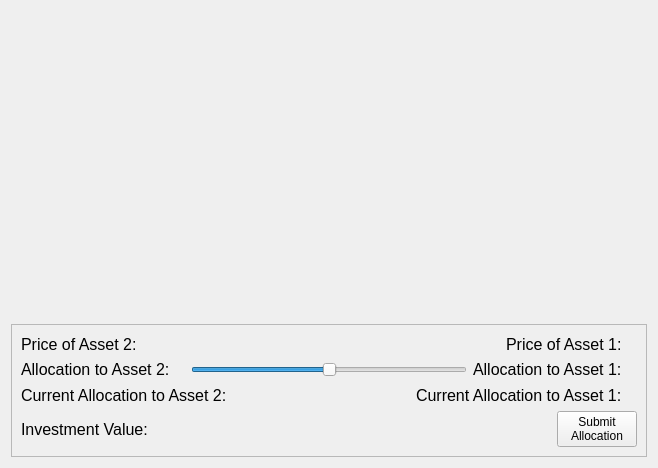
<?xml version="1.0" encoding="UTF-8"?>
<ui version="4.0">
 <class>SimulationWindow</class>
 <widget class="QWidget" name="SimulationWindow">
  <property name="geometry">
   <rect>
    <x>0</x>
    <y>0</y>
    <width>658</width>
    <height>468</height>
   </rect>
  </property>
  <property name="windowTitle">
   <string>Form</string>
  </property>
  <layout class="QVBoxLayout" name="verticalLayout_2">
   <item>
    <widget class="PlotWidget" name="plotWidget" native="true">
     <property name="sizePolicy">
      <sizepolicy hsizetype="Preferred" vsizetype="Preferred">
       <horstretch>1</horstretch>
       <verstretch>1</verstretch>
      </sizepolicy>
     </property>
    </widget>
   </item>
   <item>
    <widget class="QFrame" name="frame">
     <property name="frameShape">
      <enum>QFrame::StyledPanel</enum>
     </property>
     <property name="frameShadow">
      <enum>QFrame::Raised</enum>
     </property>
     <layout class="QHBoxLayout" name="horizontalLayout_2">
      <item>
       <layout class="QVBoxLayout" name="verticalLayout">
        <item>
         <layout class="QHBoxLayout" name="horizontalLayout">
          <item>
           <widget class="QLabel" name="label">
            <property name="font">
             <font>
              <pointsize>12</pointsize>
             </font>
            </property>
            <property name="text">
             <string>Price of Asset 2:</string>
            </property>
           </widget>
          </item>
          <item>
           <widget class="QLabel" name="price2Label">
            <property name="font">
             <font>
              <pointsize>12</pointsize>
             </font>
            </property>
            <property name="text">
             <string/>
            </property>
           </widget>
          </item>
          <item>
           <spacer name="horizontalSpacer_2">
            <property name="orientation">
             <enum>Qt::Horizontal</enum>
            </property>
            <property name="sizeHint" stdset="0">
             <size>
              <width>40</width>
              <height>20</height>
             </size>
            </property>
           </spacer>
          </item>
          <item>
           <widget class="QLabel" name="label_3">
            <property name="font">
             <font>
              <pointsize>12</pointsize>
             </font>
            </property>
            <property name="text">
             <string>Price of Asset 1:</string>
            </property>
           </widget>
          </item>
          <item>
           <widget class="QLabel" name="price1Label">
            <property name="font">
             <font>
              <pointsize>12</pointsize>
             </font>
            </property>
            <property name="text">
             <string/>
            </property>
           </widget>
          </item>
         </layout>
        </item>
        <item>
         <layout class="QHBoxLayout" name="horizontalLayout_5">
          <item>
           <widget class="QLabel" name="label_4">
            <property name="font">
             <font>
              <pointsize>12</pointsize>
             </font>
            </property>
            <property name="text">
             <string>Allocation to Asset 2:</string>
            </property>
           </widget>
          </item>
          <item>
           <widget class="QLabel" name="allocation2Label">
            <property name="font">
             <font>
              <pointsize>12</pointsize>
             </font>
            </property>
            <property name="text">
             <string/>
            </property>
           </widget>
          </item>
          <item>
           <widget class="QSlider" name="allocationSlider">
            <property name="maximum">
             <number>100</number>
            </property>
            <property name="singleStep">
             <number>5</number>
            </property>
            <property name="pageStep">
             <number>5</number>
            </property>
            <property name="sliderPosition">
             <number>50</number>
            </property>
            <property name="tracking">
             <bool>true</bool>
            </property>
            <property name="orientation">
             <enum>Qt::Horizontal</enum>
            </property>
           </widget>
          </item>
          <item>
           <widget class="QLabel" name="label_2">
            <property name="font">
             <font>
              <pointsize>12</pointsize>
             </font>
            </property>
            <property name="text">
             <string>Allocation to Asset 1:</string>
            </property>
           </widget>
          </item>
          <item>
           <widget class="QLabel" name="allocation1Label">
            <property name="font">
             <font>
              <pointsize>12</pointsize>
             </font>
            </property>
            <property name="text">
             <string/>
            </property>
           </widget>
          </item>
         </layout>
        </item>
        <item>
         <layout class="QHBoxLayout" name="horizontalLayout_6">
          <item>
           <widget class="QLabel" name="label_6">
            <property name="font">
             <font>
              <pointsize>12</pointsize>
             </font>
            </property>
            <property name="text">
             <string>Current Allocation to Asset 2:</string>
            </property>
           </widget>
          </item>
          <item>
           <widget class="QLabel" name="curAllocation2Label">
            <property name="font">
             <font>
              <pointsize>12</pointsize>
             </font>
            </property>
            <property name="text">
             <string/>
            </property>
           </widget>
          </item>
          <item>
           <spacer name="horizontalSpacer_4">
            <property name="orientation">
             <enum>Qt::Horizontal</enum>
            </property>
            <property name="sizeHint" stdset="0">
             <size>
              <width>40</width>
              <height>20</height>
             </size>
            </property>
           </spacer>
          </item>
          <item>
           <widget class="QLabel" name="label_7">
            <property name="font">
             <font>
              <pointsize>12</pointsize>
             </font>
            </property>
            <property name="text">
             <string>Current Allocation to Asset 1:</string>
            </property>
           </widget>
          </item>
          <item>
           <widget class="QLabel" name="curAllocation1Label">
            <property name="font">
             <font>
              <pointsize>12</pointsize>
             </font>
            </property>
            <property name="text">
             <string/>
            </property>
           </widget>
          </item>
         </layout>
        </item>
        <item>
         <layout class="QHBoxLayout" name="horizontalLayout_4">
          <item>
           <widget class="QLabel" name="wealthLabelDesc">
            <property name="font">
             <font>
              <pointsize>12</pointsize>
             </font>
            </property>
            <property name="text">
             <string>Investment Value:</string>
            </property>
           </widget>
          </item>
          <item>
           <widget class="QLabel" name="wealthLabel">
            <property name="font">
             <font>
              <pointsize>12</pointsize>
             </font>
            </property>
            <property name="text">
             <string/>
            </property>
           </widget>
          </item>
          <item>
           <spacer name="horizontalSpacer_3">
            <property name="orientation">
             <enum>Qt::Horizontal</enum>
            </property>
            <property name="sizeHint" stdset="0">
             <size>
              <width>40</width>
              <height>20</height>
             </size>
            </property>
           </spacer>
          </item>
          <item>
           <widget class="QPushButton" name="allocationButton">
            <property name="text">
             <string>Submit
Allocation</string>
            </property>
           </widget>
          </item>
         </layout>
        </item>
       </layout>
      </item>
     </layout>
    </widget>
   </item>
  </layout>
 </widget>
 <customwidgets>
  <customwidget>
   <class>PlotWidget</class>
   <extends>QWidget</extends>
   <header>plotwidget.h</header>
   <container>1</container>
  </customwidget>
 </customwidgets>
 <resources/>
 <connections/>
</ui>
